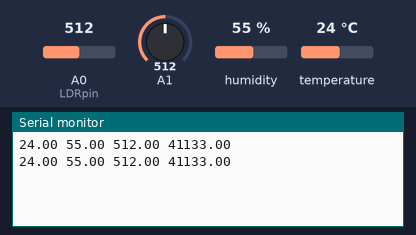
A sketch run on a simulated Arduino Uno, built with avr-gcc and run on an emulated ATmega328P. On the bench: the last lines printed to the serial monitor. Inputs (shaded band) come from the test bench; at power-on: humidity 55 %, A0 (LDRpin) = 512, A1 = 512, temperature 24 °C.

Above: at 4.8 s.
4.9 s: humidity set to 22 %
At 6.6 s:
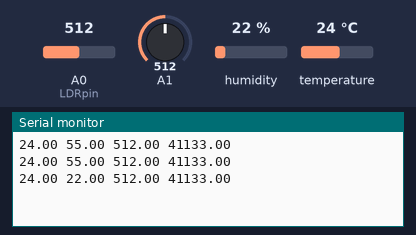
7.9 s: A0 (LDRpin) set to 716
At 8.4 s:
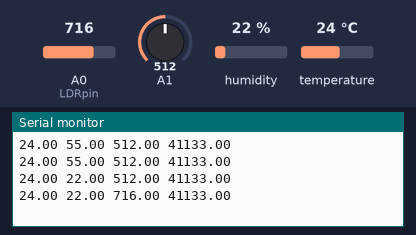
10.9 s: A1 set to 716
At 13.2 s:
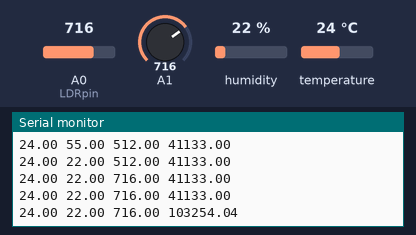
13.9 s: temperature set to 12 °C
At 15.0 s:
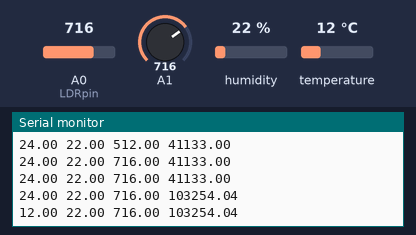
16.9 s: A0 (LDRpin) set to 992
At 18.6 s:
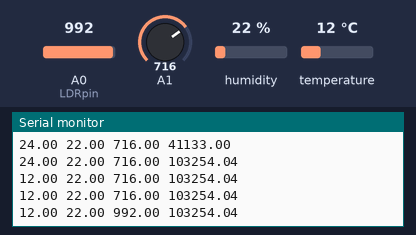
19.9 s: A1 set to 992
At 20.4 s:
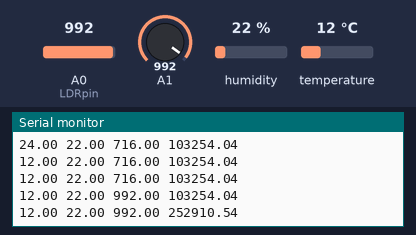
Timing chart, 0 to 22.9 s (numbered marks = the images above; inputs shaded):
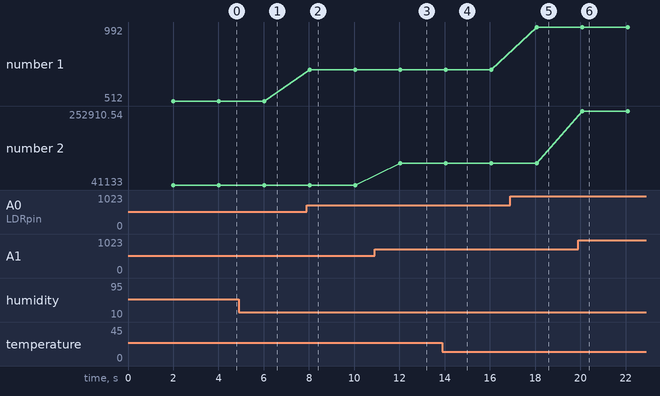

Measured:
- after the input at 4.9 s, the serial monitor: prints a new line after 1.1 s (image 1)
- after the input at 7.9 s, the serial monitor: prints a new line after 0.13 s (image 2)
- after the input at 10.9 s, the serial monitor: prints a new line after 1.1 s (image 3)
- after the input at 13.9 s, the serial monitor: prints a new line after 0.15 s (image 4)
- after the input at 16.9 s, the serial monitor: prints a new line after 1.2 s (image 5)
- after the input at 19.9 s, the serial monitor: prints a new line after 0.18 s (image 6)
- plotted number 1: 512 → 716 after the input at 7.9 s, 716 → 992 after the input at 16.9 s
- plotted number 2: 41133 → 103254.04 after the input at 10.9 s, 103254.04 → 252910.54 after the input at 19.9 s

The sketch:

registro_sensores.ino
```cpp
#include <DHT.h>
#include <DHT_U.h>

//--------- DECLARACION DE SENSORES---------------//
//----------Humedad y temperatura (DHT22)--------
int SENSOR = 2; // pin DATA de DHT22 un pin digital 2
float TEMPERATURA;
float HUMEDAD;
//----------Radiacion solar (LDR)----------------
float RADIACION;
float LDRpin = A0;
//----------Calidad del aire (MQ-135)------------
//float MQ135pin = A1;
//int adc_MQ135;
//float voltaje;
//int RL = 19741; //ohms
//float RsPRO = 43228060.822695;
//float Rs;
//float Ro;
//double CO2;

DHT dht (SENSOR, DHT22); // creación del objeto, cambiar segundo parámetro
        // por DHT11 si se utiliza en lugar del DHT22
void setup(){
  Serial.begin (9600); // inicializacion de monitor serial
  dht.begin (); // inicializacion de sensor

}

void loop () {

  delay (2000);
  //for (int i=0;i<10; i++) {
  TEMPERATURA = dht.readTemperature (); // obtencion de valor de temperatura
  HUMEDAD = dht.readHumidity (); // obtencion de valor de humedad
  RADIACION = analogRead(LDRpin);
  int adc_MQ135 = analogRead(A1); //Lemos la salida analógica  del MQ135
  float voltaje = adc_MQ135 * (5.0 / 1024.0); //Convertimos la lectura en un valor de voltaje
  int RL = 19741; //ohms
  float RsPRO = 43228060.822695;
  float Rs = 1024*(RL/voltaje)- RL;  //Calculamos Rs con un RL de 10kOhm medido con el ohmmimetro
  float Ro = RsPRO/(5.5973021420 * pow(415.90,-0.365425824)); //resistencia a 100 ppm de CO en aire limpio,estimado segun graficos.
  float CO2 = pow((Rs/Ro)/5.5973021420, 1/-0.365425824); // calculamos la concentración  de alcohol con la ecuación obtenida.
  //Serial.print ("Temperatura:"); // escritura en monitor serial de los valores
  Serial.print (TEMPERATURA);
  Serial.print (" ");
  //Serial.print ("Humedad:");
  Serial.print (HUMEDAD);
  Serial.print (" ");
  Serial.print (RADIACION);
  Serial.print (" ");
  Serial.println (CO2);

  //----LDR ----------------------

  //}
}
```
